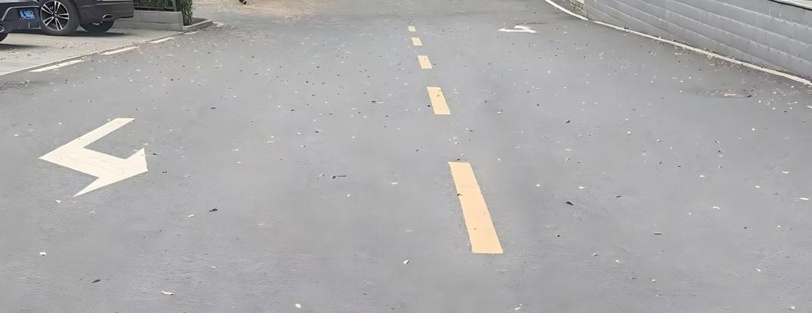
#> input picture data/exp2/road1.jpg, 812 x 313 px, shrunk from 1071 x 413 before the run
$ python lane_detection.py
#> lines starting #> are read from the running program, lines starting #| are printed output that depends on the picture; after the words box and inside, x2 and y2 are one past the last pixel; in counts of white or black regions, pixels touching at a corner belong together
import cv2
import numpy as np
import os

def process_image(image_path, output_path):
    # 读取图像
#> called with image_path = 'data/exp2/road1.jpg', output_path = 'output/exp2/result_road1.jpg'
    img = cv2.imread(image_path)
#> img is the input picture: shape (313, 812, 3); mean B, G, R 171.8, 171.4, 172.2
    if img is None:
        print(f"Error: Could not read image {image_path}")
        return

    height, width = img.shape[:2]
#> height = 313; width = 812

    # 1. 灰度化 (Grayscale)
    gray = cv2.cvtColor(img, cv2.COLOR_BGR2GRAY)

    # 2. 高斯模糊 (Gaussian Blur) - 抑制噪声
    blur = cv2.GaussianBlur(gray, (5, 5), 0)
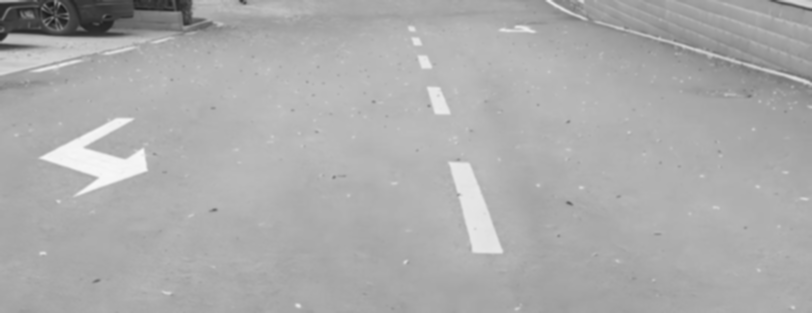
#> blur: shape (313, 812); min 25, max 247, mean 171.7

    # 3. Canny 边缘检测 (Edge Detection)
    low_threshold = 50
    high_threshold = 150
    edges = cv2.Canny(blur, low_threshold, high_threshold)
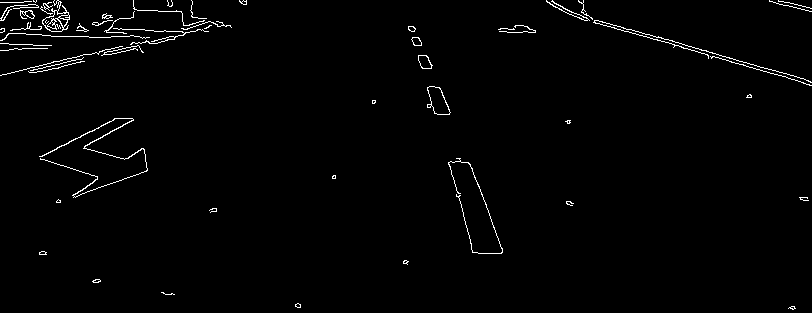
#> edges: shape (313, 812); 1.4% white in thin lines or dots

    # 保存边缘检测结果用于报告
    edge_path = output_path.replace("result_", "edges_")
    cv2.imwrite(edge_path, edges)

    # 4. 区域生长/感兴趣区域 (ROI Selection)
    # 车道线通常位于图像下半部分，我们定义一个梯形区域
    mask = np.zeros_like(edges)

    roi_height_top = int(height * 0.6) # 顶部高度位置（图像中上部）
#> roi_height_top = 187

    # 定义梯形顶点 (根据一般车载摄像头视角调整)
    vertices = np.array([[
        (0, height),                            # 左下
        (int(width * 0.45), roi_height_top),    # 左上
        (int(width * 0.55), roi_height_top),    # 右上
        (width, height)                         # 右下
    ]], dtype=np.int32)

    cv2.fillPoly(mask, vertices, 255)
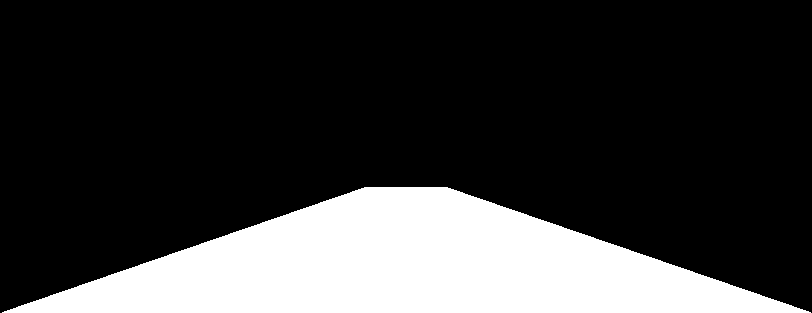
#> mask: shape (313, 812); 22.2% white; 1 white region, box (x1, y1, x2, y2) and area: (2, 187, 811, 313) 56372
    masked_edges = cv2.bitwise_and(edges, mask)
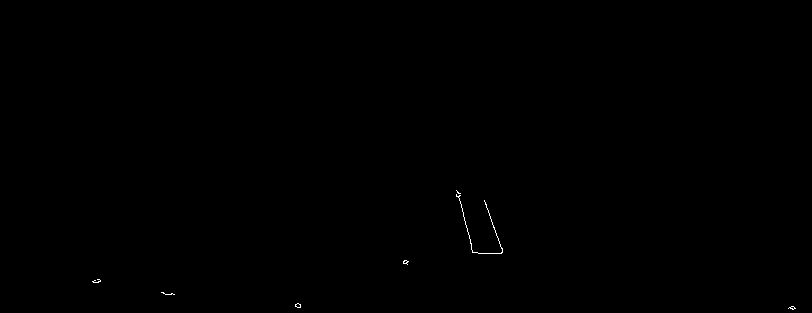
#> masked_edges: shape (313, 812); 0.09% white in thin lines or dots, all inside (x1, y1, x2, y2) = (92, 190, 796, 310)

    # 保存ROI结果
    roi_path = output_path.replace("result_", "roi_")
    cv2.imwrite(roi_path, masked_edges)

    # 5. 霍夫变换 (Hough Transform)
    # 使用概率霍夫变换 HoughLinesP，直接返回线段端点
    rho = 1              # 距离分辨率 (像素)
    theta = np.pi / 180  # 角度分辨率 (弧度)
    threshold = 15       # 最小投票数 (交点数)
    min_line_len = 40    # 最小线段长度
    max_line_gap = 20    # 允许的线段最大间隙

    lines = cv2.HoughLinesP(masked_edges, rho, theta, threshold, np.array([]),
                            minLineLength=min_line_len, maxLineGap=max_line_gap)
#> lines = [[457, 191, 473, 252], [484, 200, 502, 251]]

    # 6. 车道线拟合与优化 (Line Fitting & Averaging)
    # 创建一个全黑图像用于绘制车道线
    line_img = np.zeros((height, width, 3), dtype=np.uint8)
    debug_img = img.copy() # 调试图

    if lines is not None:
        left_lines = []
        right_lines = []

        for line in lines:
            for x1, y1, x2, y2 in line:
                # 绘制所有检测到的线段到调试图
                cv2.line(debug_img, (x1, y1), (x2, y2), (0, 0, 255), 1)

                if x2 == x1:
                    continue # 忽略垂直线 (避免斜率无穷大)

                slope = (y2 - y1) / (x2 - x1)

                # 过滤斜率：
                # 1. 去除接近水平的线 (噪音)
                # 2. 根据斜率正负区分左右车道 (图像坐标系y向下，左车道斜率为负，右车道斜率为正)
                if abs(slope) < 0.5:
                    continue

                if slope < 0:
                    left_lines.append((slope, y1 - slope * x1)) # 存储 (斜率, 截距)
                else:
                    right_lines.append((slope, y1 - slope * x1))
#> this loop made 2 passes
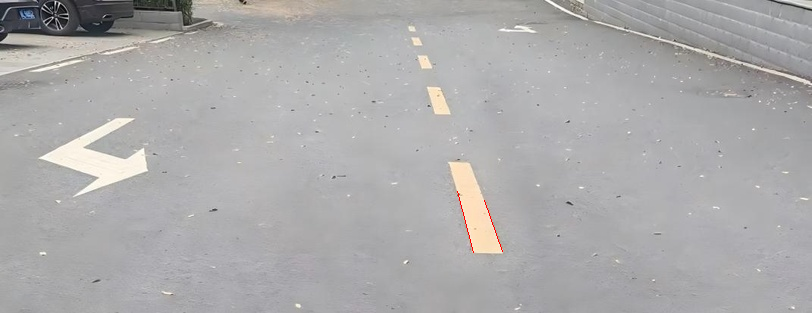
#> debug_img: shape (313, 812, 3); 0.04% of pixels changed, all inside (x1, y1, x2, y2) = (457, 191, 503, 253)
#> after the loop, left_lines = []; right_lines = [(3.81, -1551.3), (2.83, -1171.3)]

        # 保存调试图（显示所有候选线段）
        debug_path = output_path.replace("result_", "debug_")
        cv2.imwrite(debug_path, debug_img)

        def draw_lane(lines_data, color):
            if not lines_data:
                return

            # 对斜率和截距取平均值，得到一条平滑的直线
            avg_slope = np.mean([l[0] for l in lines_data])
            avg_intercept = np.mean([l[1] for l in lines_data])

            # 计算绘制直线的端点 (y = mx + b => x = (y - b) / m)
            y1 = height
            y2 = int(roi_height_top) + 20 # 稍微延伸一点

            try:
                x1 = int((y1 - avg_intercept) / avg_slope)
                x2 = int((y2 - avg_intercept) / avg_slope)
                # 绘制粗直线
                cv2.line(line_img, (x1, y1), (x2, y2), color, 10)
            except OverflowError:
                pass

        # 绘制左车道 (绿色)
        draw_lane(left_lines, (0, 255, 0))
        # 绘制右车道 (绿色)
        draw_lane(right_lines, (0, 255, 0))

    # 7. 图像叠加
    # 将车道线图像叠加到原始图像上
    result = cv2.addWeighted(img, 0.8, line_img, 1, 0)
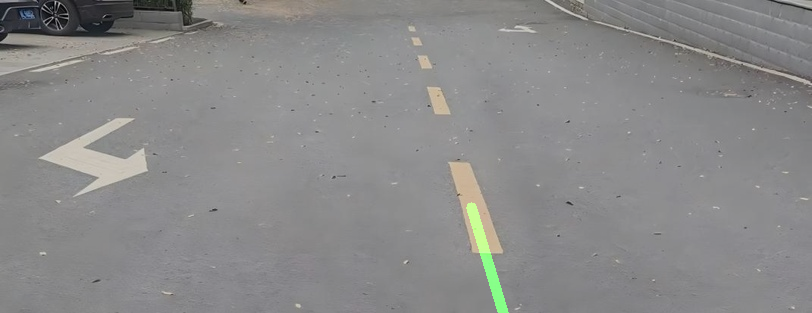
#> result: shape (313, 812, 3); mean B, G, R 137.4, 137.6, 137.8

    cv2.imwrite(output_path, result)
    print(f"Processed {os.path.basename(image_path)} -> Saved to {os.path.basename(output_path)}")

def main():
    # 设置路径
    base_dir = os.path.dirname(os.path.dirname(os.path.abspath(__file__)))
    data_dir = os.path.join(base_dir, "data", "exp2")
    output_dir = os.path.join(base_dir, "output", "exp2")

    if not os.path.exists(output_dir):
        os.makedirs(output_dir)
        print(f"Created output directory: {output_dir}")

    # 获取所有图片文件
    valid_exts = ('.jpg', '.jpeg', '.png', '.bmp')
    if not os.path.exists(data_dir):
        print(f"Data directory not found: {data_dir}")
        return

    image_files = [f for f in os.listdir(data_dir) if f.lower().endswith(valid_exts)]

    if not image_files:
        print(f"No images found in {data_dir}")
        return

    print(f"Found {len(image_files)} images. Starting processing...")

    for img_file in image_files:
        input_path = os.path.join(data_dir, img_file)
        output_path = os.path.join(output_dir, f"result_{img_file}")
        process_image(input_path, output_path)

    print("All tasks completed.")

if __name__ == "__main__":
    main()
